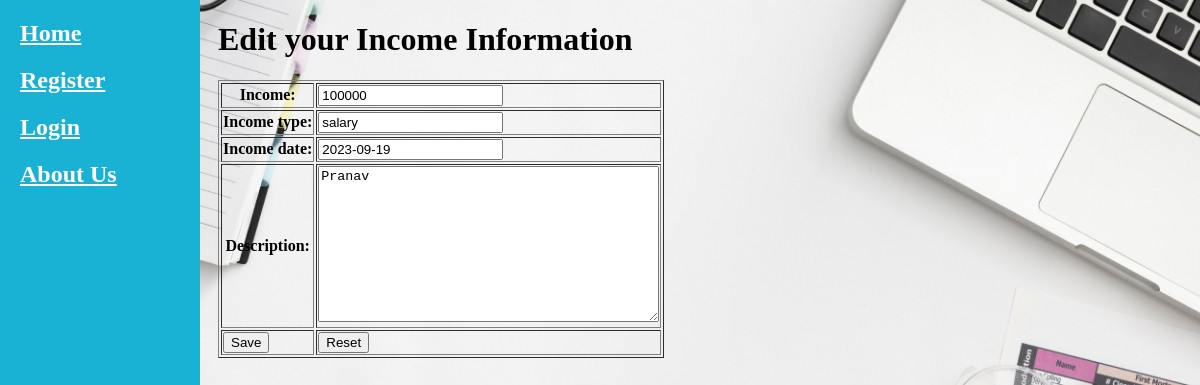
Screenshot of /inc-edit/24 with the database file from the repository.
### income/models.py (models this page shows)
class Income(models.Model):
    income=models.IntegerField()
    income_type=models.CharField(max_length=30)
    income_date=models.DateField()
    description=models.TextField(max_length=300)
    user=models.ForeignKey(User,on_delete=models.CASCADE)
    class Meta:
        db_table="income"

### income/views.py (the view)
# urls.py: path("edit/<int:id>",v.editIncome,name="edit")
def editIncome(request,id):
    uid = request.session.get("uid")
    instance = Income.objects.get(id=id)
    if request.method == 'POST':
        form = IncomeForm(request.POST, instance=instance)
        if form.is_valid():
            income_obj = form.save(commit=False)
            income_obj.user = User.objects.get(id=uid)
            income_obj.save()
            return redirect("/")
    else:
        print(instance)
        form = IncomeForm(instance=instance)
    context = {'form': form}
    return render(request, "editincome.html", context)

### income/models.py
class IncomeForm(forms.ModelForm):
    class Meta:
        model=Income
        exclude = ['user']

### income/templates/editincome.html (shortened to what this page needs)
<!DOCTYPE html>
<html lang="en">
  <head>
  </head>
  <body>
    {%extends 'sidebar.html' %} {%block body%}
    <h1>Edit your Income Information</h1>
    <form method="post">
      <table border="1">
        {{form.as_table}}
        <tr>
            <td><input type="submit" value="Save" /></td>
            <td><input type="reset" value="Reset" /></td>
          </tr>
      </table>
    </form>
    {%endblock%}

### rows the page displays
Income: income "100000", income_type "salary", income_date "2023-09-19", description "Pranav"
